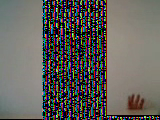
#> input picture frame 10 of lab06/data/video1.avi, 160 x 120 px
$ python create_ground_truth.py
#> lines starting #> are read from the running program, lines starting #| are printed output that depends on the picture; after the words box and inside, x2 and y2 are one past the last pixel; in counts of white or black regions, pixels touching at a corner belong together
import os
import cv2
from matplotlib import pyplot as plt

# Initialize variables
data_dir = './data/'
video_name = 'video1.avi'
frame_centers = []
box_size = 13  # Adjust the size of the box as needed
current_frame = 0
first_frame = 10

# Callback function for mouse events to get the center of the box


def mouse_callback(event):
    global frame_centers, current_frame
    if event.button == 1:
        frame_centers.append((int(event.xdata), int(event.ydata)))
        print("Frame:", current_frame, "Center:", frame_centers[current_frame])
    elif event.button == 3:
        frame_centers.pop()
        current_frame -= 1
        print("Frame:", current_frame, "Center:", frame_centers[current_frame])

# Function to draw the box on the frame


def draw_box(frame, top_left, bottom_right):
    cv2.rectangle(frame, top_left, bottom_right, (0, 255, 0), 2)


# Open the video file
video_path = os.path.join(data_dir, video_name)
cap = cv2.VideoCapture(video_path)
cap.set(1, first_frame)
_, first_image = cap.read()
#> first_image is the input picture: shape (120, 160, 3); mean B, G, R 92.7, 97.5, 99.2

# Check if the video opened successfully
if not cap.isOpened():
    print("Error opening video file.")
    exit()

# Create a window and set the callback function
cv2.namedWindow('Video Player')
cv2.setMouseCallback('Video Player', mouse_callback)

# Create a figure and set the callback function
fig, ax = plt.subplots()
fig.canvas.mpl_connect('button_press_event', mouse_callback)

top_left = (50, 50)  # Initial position of the box
frame_centers.append(top_left)


while True:
    # Read a frame from the video
    ret, frame = cap.read()
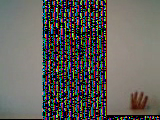
#> input picture frame 11 of lab06/data/video1.avi, 160 x 120 px
#> frame is the input picture: shape (120, 160, 3); mean B, G, R 92.2, 96.9, 98.7
    if not ret:
        break  # Break the loop if no more frames are available

    # Draw the box on the frame
    # draw box with center at frame_centers[current_frame]
    draw_box(frame, (frame_centers[current_frame][0] - box_size // 2, frame_centers[current_frame][1] - box_size //
             2), (frame_centers[current_frame][0] + box_size // 2, frame_centers[current_frame][1] + box_size // 2))
#> in draw_box, `cv2.rectangle(frame, top_left, bottom_right, (0, 255, 0), 2)`:
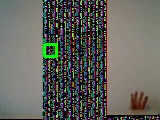
#> frame: shape (120, 160, 3); 0.73% of pixels changed, all inside (x1, y1, x2, y2) = (43, 43, 58, 58)

    # Display the frame using Matplotlib
    ax.clear()
    ax.imshow(cv2.cvtColor(frame, cv2.COLOR_BGR2RGB))
    plt.pause(0.01)

    # Move to the next frame
    current_frame += 1

    plt.waitforbuttonpress()

# Release the video capture object
cap.release()

# Print the list of frame centers
print("Frame centers:", frame_centers)

# Close the Matplotlib window
plt.close()
